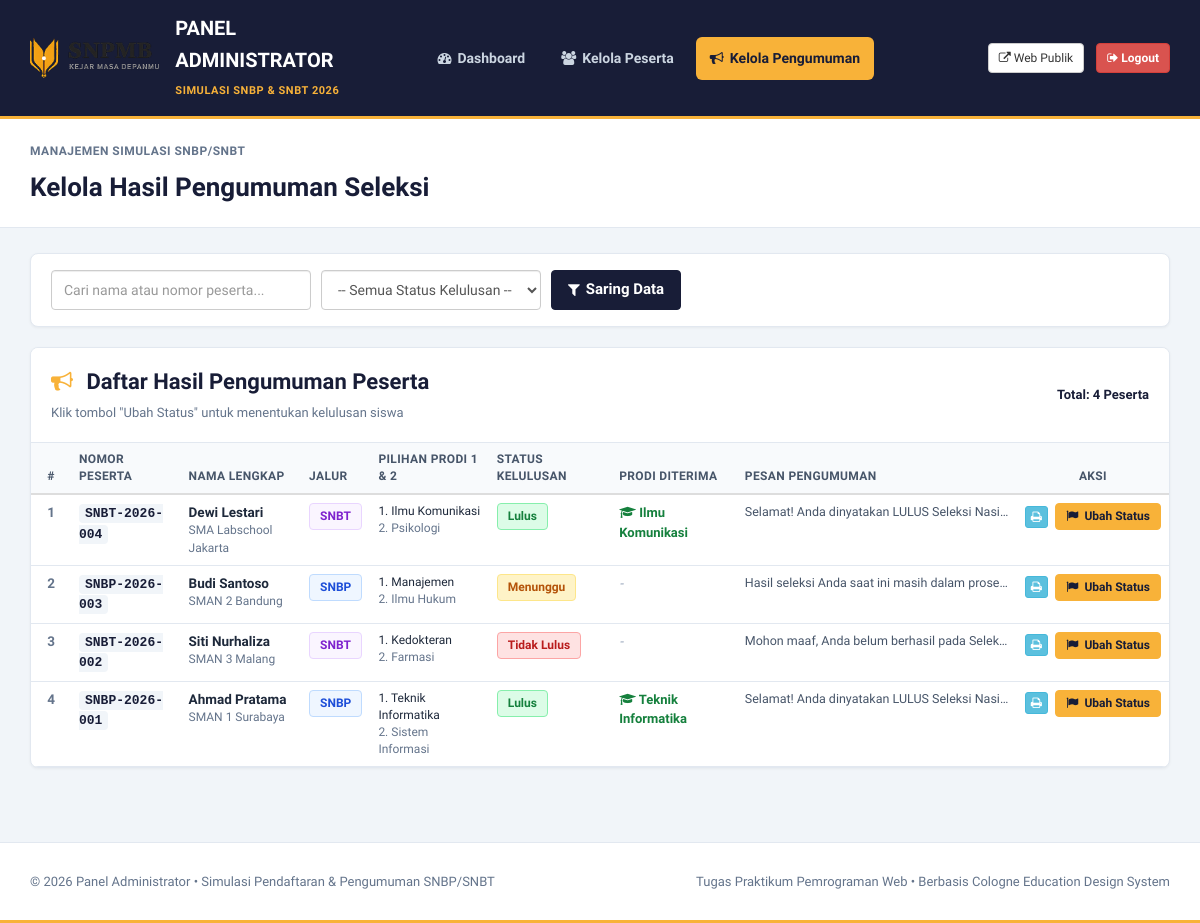
/admin/pengumuman.php (signed in), run on the app's committed database.
### tables this page shows
CREATE TABLE `peserta` (
  `id` INT AUTO_INCREMENT PRIMARY KEY,
  `nomor_peserta` VARCHAR(30) NOT NULL UNIQUE,
  `nama_lengkap` VARCHAR(120) NOT NULL,
  `nisn` VARCHAR(15) NOT NULL,
  `asal_sekolah` VARCHAR(150) NOT NULL,
  `email` VARCHAR(100) NOT NULL,
  `jalur_seleksi` ENUM('SNBP', 'SNBT') NOT NULL,
  `pilihan_1` VARCHAR(100) NOT NULL,
  `pilihan_2` VARCHAR(100) NOT NULL,
  `status_hasil` ENUM('Menunggu', 'Lulus', 'Tidak Lulus') DEFAULT 'Menunggu',
  `prodi_diterima` VARCHAR(100) DEFAULT NULL,
  `pesan_hasil` TEXT DEFAULT NULL,
  `created_at` TIMESTAMP DEFAULT CURRENT_TIMESTAMP
);

### includes/functions.php (called while the page is built, shortened)
<?php
function sanitize($data) {
    return htmlspecialchars(trim((string)$data), ENT_QUOTES, 'UTF-8');
}
function getAllPeserta($search = '', $jalur = '') {
    $pdo = getDatabaseConnection();
    $sql = "SELECT * FROM peserta WHERE 1=1";
    $params = [];
    $sql .= " ORDER BY id DESC";
    $stmt = $pdo->prepare($sql);
    $stmt->execute($params);
    return $stmt->fetchAll();
}

### admin/pengumuman.php (the view, shortened to what this page needs)
<?php
require_once __DIR__ . '/../includes/functions.php';
$search_query = sanitize($_GET['search'] ?? '');
$all_peserta = getAllPeserta($search_query);
require_once __DIR__ . '/header.php';
?>
<div class="container-fluid" style="padding: 0 30px;">
    <div class="admin-card" style="margin-bottom:20px;">
        <div class="admin-card-body" style="padding:16px 20px;">
            <form action="pengumuman.php" method="GET" class="form-inline" style="display:flex; gap:10px; flex-wrap:wrap; align-items:center;">
                <div class="form-group">
                    <input type="text" name="search" class="form-control" placeholder="Cari nama atau nomor peserta..."
                           value="<?php echo htmlspecialchars($search_query); ?>" style="min-width:260px; height:40px;">
                </div>
                <div class="form-group">
                    <select name="status" class="form-control" style="height:40px;">
                        <option value="">-- Semua Status Kelulusan --</option>
                    </select>
                </div>
                <button type="submit" class="btn-admin-primary" style="height:40px;">
                    <i class="fa fa-filter"></i> Saring Data
                </button>
            </form>
        </div>
    </div>
    <div class="admin-card">
        <div class="admin-card-header">
            <div>
                <h3><i class="fa fa-bullhorn" style="color:#F8B239; margin-right:8px;"></i> Daftar Hasil Pengumuman Peserta</h3>
                <span style="font-size:13px; color:#64748B;">Klik tombol "Ubah Status" untuk menentukan kelulusan siswa</span>
            </div>
            <span style="font-size:13px; font-weight:600; color:#181D37;">
                Total: <?php echo count($all_peserta); ?> Peserta
            </span>
        </div>
        <div class="admin-card-body" style="padding:0;">
            <div class="table-responsive">
                <table class="table table-admin">
                    <thead>
                        <tr>
                            <th style="width:40px; text-align:center;">#</th>
                            <th>Nomor Peserta</th>
                            <th>Nama Lengkap</th>
                            <th>Jalur</th>
                            <th>Pilihan Prodi 1 & 2</th>
                            <th>Status Kelulusan</th>
                            <th>Prodi Diterima</th>
                            <th>Pesan Pengumuman</th>
                            <th style="text-align:center; width:120px;">Aksi</th>
                        </tr>
                    </thead>
                    <tbody>
                        <?php if (empty($all_peserta)): ?>
                            <tr>
                                <td colspan="9" style="text-align:center; padding:35px; color:#64748B;">
                                    Tidak ada data peserta yang cocok dengan filter yang dipilih.
                                </td>
                            </tr>
                        <?php else: ?>
                            <?php $no = 1; foreach ($all_peserta as $p): ?>
                                <tr>
                                    <td style="text-align:center; font-weight:600; color:#64748B;"><?php echo $no++; ?></td>
                                    <td>
                                        <code style="font-size:13px; font-weight:700; color:#181D37; background:#F1F5F9; padding:2px 6px; border-radius:4px;">
                                            <?php echo htmlspecialchars($p['nomor_peserta']); ?>
                                        </code>
                                    </td>
                                    <td>
                                        <strong><?php echo htmlspecialchars($p['nama_lengkap']); ?></strong>
                                        <div style="font-size:12px; color:#64748B;"><?php echo htmlspecialchars($p['asal_sekolah']); ?></div>
                                    </td>
                                    <td>
                                        <span class="badge-status <?php echo ($p['jalur_seleksi'] === 'SNBP') ? 'badge-snbp' : 'badge-snbt'; ?>">
                                            <?php echo htmlspecialchars($p['jalur_seleksi']); ?>
                                        </span>
                                    </td>
                                    <td style="font-size:12px;">
                                        <div>1. <?php echo htmlspecialchars($p['pilihan_1']); ?></div>
                                        <div style="color:#64748B;">2. <?php echo htmlspecialchars($p['pilihan_2']); ?></div>
                                    </td>
                                    <td>
                                        <?php
                                        $st = $p['status_hasil'] ?? 'Menunggu';
                                        $cls = 'badge-menunggu';
                                        if ($st === 'Lulus') $cls = 'badge-lulus';
                                        elseif ($st === 'Tidak Lulus') $cls = 'badge-tidak-lulus';
                                        ?>
                                        <span class="badge-status <?php echo $cls; ?>">
                                            <?php echo htmlspecialchars($st); ?>
                                        </span>
                                    </td>
                                    <td>
                                        <?php if (!empty($p['prodi_diterima'])): ?>
                                            <strong style="color:#15803D; font-size:13px;">
                                                <i class="fa fa-graduation-cap"></i> <?php echo htmlspecialchars($p['prodi_diterima']); ?>
                                            </strong>
                                        <?php else: ?>
                                            <span style="color:#94A3B8; font-style:italic;">-</span>
                                        <?php endif; ?>
                                    </td>
                                    <td style="max-width:280px;">
                                        <div style="font-size:12.5px; color:#475569; overflow:hidden; text-overflow:ellipsis; white-space:nowrap;" title="<?php echo htmlspecialchars($p['pesan_hasil'] ?? ''); ?>">
                                            <?php echo htmlspecialchars($p['pesan_hasil'] ?? '-'); ?>
                                        </div>
                                    </td>
                                    <td style="text-align:center; white-space:nowrap;">
                                        <a href="../pengumuman.php?nomor=<?php echo urlencode($p['nomor_peserta']); ?>" target="_blank" class="btn btn-xs btn-info" title="Lihat & Cetak Pengumuman" style="margin-right:4px;">
                                            <i class="fa fa-print"></i>
                                        </a>
                                        <a href="pengumuman.php?edit_id=<?php echo $p['id']; ?>" class="btn-admin-warning" style="font-size:12px; padding:4px 10px;">
                                            <i class="fa fa-flag"></i> Ubah Status
                                        </a>
                                    </td>
                                </tr>
                            <?php endforeach; ?>
                        <?php endif; ?>
                    </tbody>
                </table>
            </div>
        </div>
    </div>
</div>
<?php require_once __DIR__ . '/footer.php'; ?>

### admin/header.php (style rules this page uses)
body { background-color: #F1F5F9; font-family: 'Assistant', sans-serif; color: #1E293B; }
.admin-card { background: #FFFFFF; border: 1px solid #E2E8F0; border-radius: 8px; box-shadow: 0 1px 3px rgba(0, 0, 0, 0.05); margin-bottom: 24px; overflow: hidden; }
.admin-card-header { padding: 16px 20px; border-bottom: 1px solid #E2E8F0; background: #FFFFFF; display: flex; justify-content: space-between; align-items: center; }
.admin-card-header h3 { margin: 0; font-family: 'Rasa', serif; font-size: 22px; color: #181D37; font-weight: 700; }
.admin-card-body { padding: 20px; }
.table-admin { width: 100%; margin-bottom: 0; font-size: 13.5px; }
.table-admin th { background-color: #F8FAFC; color: #475569; font-weight: 700; text-transform: uppercase; font-size: 12px; letter-spacing: 0.03em; padding: 12px 14px; border-bottom: 2px solid #CBD5E1; }
.table-admin td { padding: 12px 14px; vertical-align: middle; border-bottom: 1px solid #E2E8F0; }
.badge-status { display: inline-block; padding: 4px 10px; border-radius: 4px; font-size: 12px; font-weight: 700; text-align: center; }
.badge-lulus { background-color: #DCFCE7; color: #15803D; border: 1px solid #86EFAC; }
.badge-tidak-lulus { background-color: #FEE2E2; color: #B91C1C; border: 1px solid #FCA5A5; }
.badge-menunggu { background-color: #FEF3C7; color: #B45309; border: 1px solid #FDE68A; }
.badge-snbp { background-color: #EFF6FF; color: #1D4ED8; border: 1px solid #BFDBFE; }
.badge-snbt { background-color: #FAF5FF; color: #7E22CE; border: 1px solid #E9D5FF; }
.btn-admin-primary { background-color: #181D37; color: #FFFFFF !important; border: 1px solid #181D37; font-weight: 600; border-radius: 4px; padding: 8px 16px; transition: all 0.2s ease; display: inline-flex; align-items: center; gap: 6px; text-decoration: none !important; }
.btn-admin-warning { background-color: #F8B239; color: #181D37 !important; border: 1px solid #F8B239; font-weight: 700; border-radius: 4px; padding: 8px 16px; transition: all 0.2s ease; display: inline-flex; align-items: center; gap: 6px; text-decoration: none !important; }

### data on the page
peserta: nomor_peserta "SNBT-2026-004", nama_lengkap "Dewi Lestari", asal_sekolah "SMA Labschool Jakarta", jalur_seleksi "SNBT", pilihan_1 "Ilmu Komunikasi", pilihan_2 "Psikologi", status_hasil "Lulus", prodi_diterima "Ilmu Komunikasi", pesan_hasil "Selamat! Anda dinyatakan LULUS Seleksi Nasi…"
peserta: nomor_peserta "SNBP-2026-003", nama_lengkap "Budi Santoso", asal_sekolah "SMAN 2 Bandung", jalur_seleksi "SNBP", pilihan_1 "Manajemen", pilihan_2 "Ilmu Hukum", status_hasil "Menunggu", pesan_hasil "Hasil seleksi Anda saat ini masih dalam prose…"
peserta: nomor_peserta "SNBT-2026-002", nama_lengkap "Siti Nurhaliza", asal_sekolah "SMAN 3 Malang", jalur_seleksi "SNBT", pilihan_1 "Kedokteran", pilihan_2 "Farmasi", status_hasil "Tidak Lulus", pesan_hasil "Mohon maaf, Anda belum berhasil pada Selek…"
peserta: nomor_peserta "SNBP-2026-001", nama_lengkap "Ahmad Pratama", asal_sekolah "SMAN 1 Surabaya", jalur_seleksi "SNBP", pilihan_1 "Teknik Informatika", pilihan_2 "Sistem Informasi", status_hasil "Lulus", prodi_diterima "Teknik Informatika", pesan_hasil "Selamat! Anda dinyatakan LULUS Seleksi Nasi…"

### other printed values
$admin_heading "Kelola Hasil Pengumuman Seleksi"
count($all_peserta) "4"
